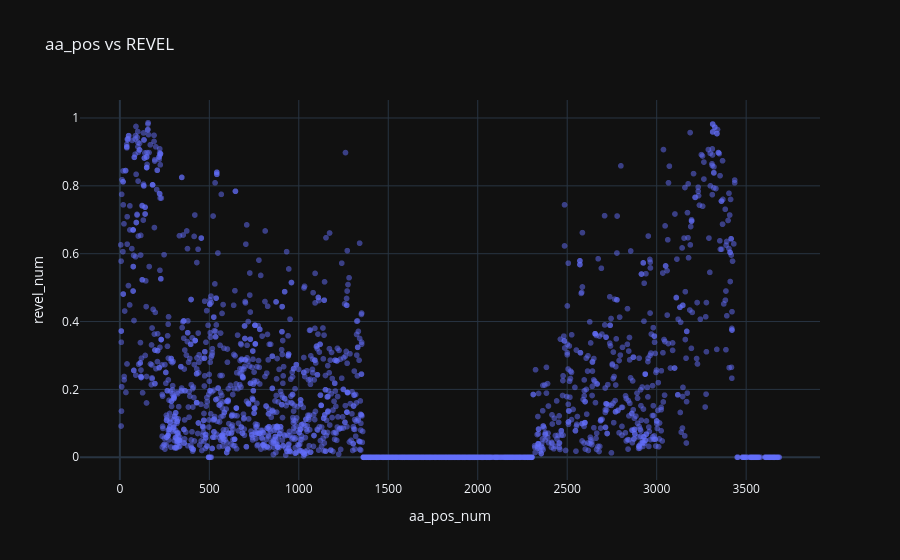

Notebook code cell kept with this figure:
### Markdown cell above
## 4. 📊 aa_pos vs REVEL

### Code cell
tmp = d[['aa_pos_num', 'revel_num']].dropna()
fig = px.scatter(tmp, x='aa_pos_num', y='revel_num', opacity=0.5, title='aa_pos vs REVEL')
fig.show()

### Figure 1 — Plotly figure (JSON) as saved in the notebook; plotly's stock layout.template omitted (floating-point values rounded to 4 significant figures; data arrays with more than 128 entries replaced by an {"elided": "..."} marker saying what was removed)
{"data": [{"hovertemplate": "aa_pos_num=%{x}<br>revel_num=%{y}<extra></extra>", "legendgroup": "", "marker": {"color": "#636efa", "opacity": 0.5, "symbol": "circle"}, "mode": "markers", "name": "", "showlegend": false, "x": {"elided": "2273 float values"}, "xaxis": "x", "y": {"elided": "2273 float values"}, "yaxis": "y", "type": "scattergl"}], "layout": {"xaxis": {"anchor": "y", "domain": [0.0, 1.0], "title": {"text": "aa_pos_num"}}, "yaxis": {"anchor": "x", "domain": [0.0, 1.0], "title": {"text": "revel_num"}}, "legend": {"tracegroupgap": 0}, "title": {"text": "aa_pos vs REVEL"}}}
